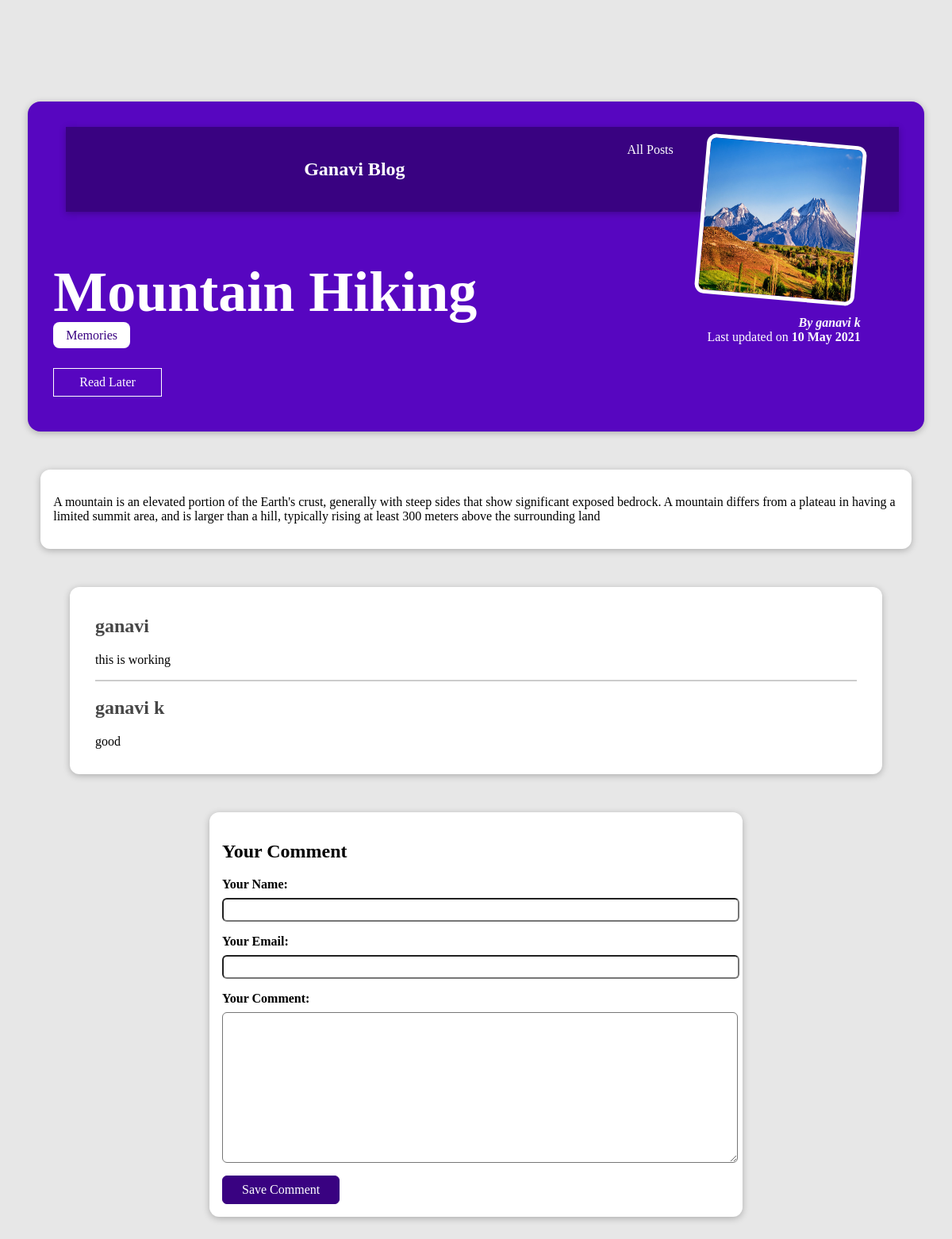
The page /posts/hike-in-the-mountains on the database its author committed.
### blog/models.py (models this page shows, shortened)
class Post(models.Model):
    title = models.CharField(max_length=150)
    excerpt = models.CharField(max_length=200)
    image = models.ImageField(upload_to="posts",null=True)
    date = models.DateField(auto_now=True)
    slug = models.SlugField(unique=True, db_index=True)
    content = models.TextField(validators=[MinLengthValidator(10)])
    author = models.ForeignKey("Author", on_delete=models.SET_NULL, null=True,related_name="posts")
    tags = models.ManyToManyField("Tag")

class Tag(models.Model):
    caption = models.CharField(max_length=50)
    def __str__(self):
        return self.caption

class Author(models.Model):
    first_name = models.CharField(max_length=50)
    last_name = models.CharField(max_length=50)
    email_address = models.EmailField()
    def full_name(self):
        return f"{self.first_name} {self.last_name}"
    def __str__(self):
        return self.full_name()

class Comment(models.Model):
    user_name = models.CharField(max_length=100)
    user_email = models.EmailField(max_length=254)
    text = models.TextField(max_length=400)
    post = models.ForeignKey("Post",on_delete=models.CASCADE,related_name="comments")

### blog/views.py (the view, shortened to what this page needs)
# urls.py: path('posts/<slug:slug>', views.SinglePostView.as_view(), name="post-details-page"),
class SinglePostView(View):
    def is_stored_post(self, request, post_id):
        stored_posts = request.session.get("stored_posts")
        if stored_posts is not None:
          is_saved_for_later = post_id in stored_posts
        else:
          is_saved_for_later = False
        return is_saved_for_later
    def get(self, request, slug):
        post = Post.objects.get(slug=slug)
        context = {
            "post": post,
            "post_tags": post.tags.all(),
            "comment_form": CommentForm(),
            "comments": post.comments.all(),
            "saved_for_later": self.is_stored_post(request, post.id)
        }
        return render(request,"blog/post-detail.html",context)

### blog/forms.py
class CommentForm(forms.ModelForm):
    class Meta:
        model = Comment
        exclude = ["post"]
        labels = {
            "user_name": "Your Name",
            "user_email": "Your Email",
            "text" : "Your Comment"
        }

### blog/templates/blog/post-detail.html (shortened to what this page needs)
{% extends "base.html" %}
{% load static %}
{% block css_files %}
<link rel="stylesheet" href="{% static "blog/post-detail.css" %}">
{% endblock %}
{% block content %}
<section id="summary">
     <header id="main-navigation">
        <h1><a href="{% url "starting-page" %}">Ganavi Blog</a></h1>
        <nav>
            <a href="{% url "posts-page" %}">All Posts</a>
        </nav>
    </header>
  <h2>{{post.title}}</h2>
  <div>
    {% for tag in post_tags %}
      <span class="tag"> {{tag}}</span>
    {% endfor %}
  </div>
  <div id="read-later">
    <form action="{% url "read-later" %}" method="POST">
      <button>
      {% if saved_for_later%}
        Remove from "Read Later" List
      {% else %}
           Read Later
      {% endif %}
      </button>
    </form>
  </div>
  <article>
    <img src="{{post.image.url}}" alt="Post Title" />
    <address>By <a href = "mailto:{{post.author.email_address}}">{{post.author}}</a></address>
    <div>Last updated on <time>{{post.date|date:"d M Y"}}</time></div>
  </article>
</section>
<main>
  <p>{{post.content|linebreaks}}</p>
</main>
<section id="comments">
  <ul>
  {% for comment in comments %}
    <li>
      <h2>{{comment.user_name}}</h2>
      <p>{{comment.text|linebreaks}}</p>
    </li>
  {% endfor %}
  </ul>
</section>
<section id="comment-form">
<h2>Your Comment</h2>
  <form action = "{% url "post-details-page" post.slug %}" method="POST" >
    {% for form_field in comment_form %}
      <div class="form-control {% if form_field.errors %} invalid {% endif %}">
        {{form_field.label_tag}}
        {{form_field}}
      </div>
    {% endfor %}
  <button>Save Comment</button>
  </form>
{% endblock %}

### blog/static/blog/post-detail.css (style rules this page uses)
body { background-color: #e7e7e7; }
#main-navigation { background-color: #390281; box-shadow: 0 2px 8px rgba(0, 0, 0, 0.25); display: flex; padding: 20px; justify-content: space-evenly; margin-left: 1rem; }
#main-navigation a { color: white; text-decoration: unset; margin-left: 1rem; }
#summary { margin: 8rem auto 3rem auto; padding: 2rem; width: 90%; max-width: 90rem; border-radius: 16px; background-color: #5706c0; position: relative; box-shadow: 0 2px 8px rgba(0, 0, 0, 0.25); height: 22rem; }
#summary h2 { color: white; font-size: 4.5rem; margin-bottom: 0.25rem; }
#summary article { position: absolute; top: 2rem; right: 3rem; padding: 1rem 2rem; border-radius: 12px; text-align: right; color: white; }
#summary article img { width: 12rem; height: 12rem; border-radius: 12px; transform: rotateZ(5deg); border: 5px solid white; margin-bottom: 1rem; }
#summary address { font-weight: bold; }
#summary time { font-weight: bold; }
#summary article a { color: white; text-decoration: none; }
main { width: 90%; max-width: 90rem; margin: 3rem auto; background-color: white; padding: 1rem; border-radius: 12px; box-shadow: 0 2px 8px rgba(0, 0, 0, 0.25); }
.tag { background-color: white; color: #390281; padding: 0.5rem 1rem; border-radius: 8px; }
#comment-form { margin: 3rem auto; width: 90%; max-width: 40rem; border-radius: 12px; background-color: white; box-shadow: 0 2px 8px rgba(0, 0, 0, 0.25); padding: 1rem; }
#comment-form button { font: inherit; background-color: #390281; color: white; border: 1px solid #390281; padding: 0.5rem 1.5rem; border-radius: 6px; cursor: pointer; }
.form-control { margin-bottom: 1rem; }
.form-control label { font-weight: bold; margin-bottom: 0.5rem; display: block; }
.form-control input, .form-control textarea { display: block; width: 100%; font: inherit; padding: 0.25rem; border-radius: 6px; }
#comments { margin: 3rem auto; width: 90%; max-width: 60rem; border-radius: 12px; background-color: white; box-shadow: 0 2px 8px rgba(0, 0, 0, 0.25); padding: 1rem 2rem; }
#comments ul { list-style: none; margin: 0; padding: 0; }
#comments li { margin-bottom: 1rem; border-bottom: 2px solid #ccc; }
#comments li:last-of-type { border-bottom: none; }
#comments h2 { color: #464646; }
#read-later { margin: 2rem 0; }
#read-later button { background-color: transparent; border: 1px solid white; padding: 0.5rem 2rem; font: inherit; color: white; cursor: pointer; }

### rows shown on the page
Post: title "Mountain Hiking", image (picture), author "ganavi k", date "10 May 2021", content "A mountain is an elevated portion of the Earth's crust, generally with steep sides that show significant exposed bedrock. A mountain differs from a plateau in having a limited summit area, and is larger than a hill, typically rising at least 300 meters above the surrounding land"
Tag: caption "Memories"
Comment: user_name "ganavi", text "this is working"
Comment: user_name "ganavi k", text "good"
